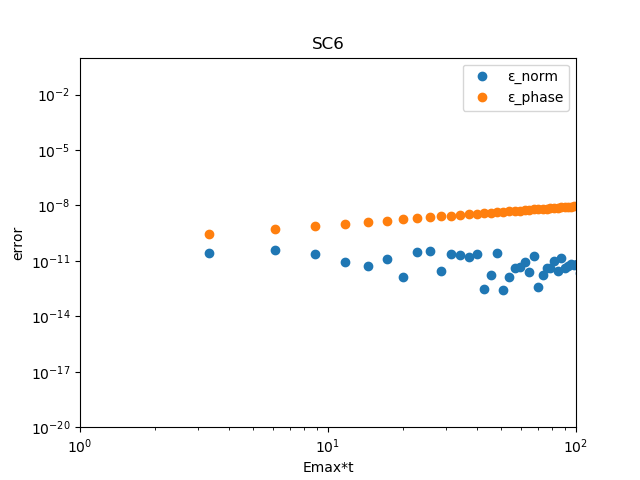

Reproduce this figure in Python.
import numpy as np
import math
from scipy.special import jv # For Bessel function of the first kind
import matplotlib.pyplot as plt

# --- Parameters ---
PI = math.pi
NMAX = 100  # Maximum number of rooms/points

# --- Subroutine CH: Implements Chebyshev propagation ---
def ch_subroutine(ha_norm, hb_norm, egrid, emin, ph0, t, nmax_val):
    """
    Performs time evolution using the Chebyshev propagation method.

    Args:
        ha_norm (np.ndarray): Normalized diagonal Hamiltonian elements.
        hb_norm (np.ndarray): Normalized off-diagonal Hamiltonian elements.
        egrid (float): Energy grid span (EMAX - EMIN).
        emin (float): Minimum energy.
        ph0 (np.ndarray): Initial wave function (complex array).
        t (float): Total time for propagation.
        nmax_val (int): Maximum number of points (NMAX).

    Returns:
        np.ndarray: The propagated wave function (PH).
    """
    iu = 0.0 + 1.0j
    eps = 1e-16 # Convergence criterion for Bessel function series
    imax = 1000 # Maximum iterations for Chebyshev series (from Fortran PARAMETER)

    # Initialize P and Q for the Chebyshev series
    p_cheb = np.zeros(nmax_val, dtype=np.complex128)
    q_cheb = np.zeros(nmax_val, dtype=np.complex128)
    r_cheb = np.zeros(nmax_val, dtype=np.complex128) # Temporary array for calculations
    ph_cheb = np.zeros(nmax_val, dtype=np.complex128) # Resulting propagated wave function

    # P(N)=PH0(N)
    for n_idx in range(nmax_val):
        p_cheb[n_idx] = ph0[n_idx]

    # Q(1) = -IU*(HA(1)*P(1)+HB(1)*P(2))
    q_cheb[0] = -iu * (ha_norm[0] * p_cheb[0] + hb_norm[0] * p_cheb[1])
    # DO 30 N=2,NMAX-1
    # Q(N) = -IU*(HB(N-1)*P(N-1)+HA(N)*P(N)+HB(N)*P(N+1))
    # 30 CONTINUE
    for n_idx in range(1, nmax_val - 1):
        q_cheb[n_idx] = -iu * (hb_norm[n_idx-1] * p_cheb[n_idx-1] + ha_norm[n_idx] * p_cheb[n_idx] + hb_norm[n_idx] * p_cheb[n_idx+1])
    # Q(NMAX)= -IU*(HB(NMAX-1)*P(NMAX-1)+HA(NMAX)*P(NMAX))
    q_cheb[nmax_val-1] = -iu * (hb_norm[nmax_val-2] * p_cheb[nmax_val-2] + ha_norm[nmax_val-1] * p_cheb[nmax_val-1])

    # Initial terms of the Chebyshev expansion
    # AN=DJBES(0,EGRID*T/2)
    an_0 = jv(0, egrid * t / 2.0)
    # DO 40 N=1,NMAX
    # PH(N)=AN*P(N)
    # 40 CONTINUE
    for n_idx in range(nmax_val):
        ph_cheb[n_idx] = an_0 * p_cheb[n_idx]

    # AN=2*DJBES(1,EGRID*T/2)
    an_1 = 2 * jv(1, egrid * t / 2.0)
    # DO 45 N=1,NMAX
    # PH(N)=PH(N)+AN*Q(N)
    # 45 CONTINUE
    for n_idx in range(nmax_val):
        ph_cheb[n_idx] = ph_cheb[n_idx] + an_1 * q_cheb[n_idx]

    # Main Chebyshev series loop
    # DO 1000 I=2, IMAX, 3
    # The loop structure is a bit tricky due to Fortran's GOTO.
    # We will break the loop if convergence is met.
    for i in range(2, imax + 1, 3):
        # AN=2*DJBES(I,EGRID*T/2)
        an_i = 2 * jv(i, egrid * t / 2.0)
        # Check for convergence based on the current Bessel term
        if abs(an_i) < eps:
            break # Exit loop if Bessel function term is negligible

        # R(1) = -2*IU*(HA(1)*Q(1)+HB(1)*Q(2))+P(1)
        r_cheb[0] = -2 * iu * (ha_norm[0] * q_cheb[0] + hb_norm[0] * q_cheb[1]) + p_cheb[0]
        # PH(1)=PH(1) +AN*R(1)
        ph_cheb[0] = ph_cheb[0] + an_i * r_cheb[0]
        # DO 70 N=2,NMAX-1
        # R(N)=-2*IU*(HB(N-1)*Q(N-1)+HA(N)*Q(N)+HB(N)*Q(N+1))+P(N)
        # PH(N)=PH(N)+AN*R(N)
        # 70 CONTINUE
        for n_idx in range(1, nmax_val - 1):
            r_cheb[n_idx] = -2 * iu * (hb_norm[n_idx-1] * q_cheb[n_idx-1] + ha_norm[n_idx] * q_cheb[n_idx] + hb_norm[n_idx] * q_cheb[n_idx+1]) + p_cheb[n_idx]
            ph_cheb[n_idx] = ph_cheb[n_idx] + an_i * r_cheb[n_idx]
        # R(NMAX)=-2*IU*(HB(NMAX-1)*Q(NMAX-1)+HA(NMAX)*Q(NMAX))+P(NMAX)
        r_cheb[nmax_val-1] = -2 * iu * (hb_norm[nmax_val-2] * q_cheb[nmax_val-2] + ha_norm[nmax_val-1] * q_cheb[nmax_val-1]) + p_cheb[nmax_val-1]
        # PH(NMAX)=PH(NMAX)+AN*R(NMAX)
        ph_cheb[nmax_val-1] = ph_cheb[nmax_val-1] + an_i * r_cheb[nmax_val-1]

        # AN=2*DJBES(I+1,EGRID*T/2)
        an_i_plus_1 = 2 * jv(i + 1, egrid * t / 2.0)
        if abs(an_i_plus_1) < eps:
            break

        # P(1) = -2*IU*(HA(1)*R(1)+HB(1)*R(2))+Q(1)
        p_temp_0 = -2 * iu * (ha_norm[0] * r_cheb[0] + hb_norm[0] * r_cheb[1]) + q_cheb[0]
        # PH(1)=PH(1) +AN*P(1)
        ph_cheb[0] = ph_cheb[0] + an_i_plus_1 * p_temp_0
        # DO 71 N=2,NMAX-1
        # P(N)=-2*IU*(HB(N-1)*R(N-1)+HA(N)*R(N)+HB(N)*R(N+1))+Q(N)
        # PH(N)=PH(N)+AN*P(N)
        # 71 CONTINUE
        for n_idx in range(1, nmax_val - 1):
            p_temp_n = -2 * iu * (hb_norm[n_idx-1] * r_cheb[n_idx-1] + ha_norm[n_idx] * r_cheb[n_idx] + hb_norm[n_idx] * r_cheb[n_idx+1]) + q_cheb[n_idx]
            ph_cheb[n_idx] = ph_cheb[n_idx] + an_i_plus_1 * p_temp_n
            p_cheb[n_idx] = p_temp_n # Update p_cheb for next iteration
        # P(NMAX)=-2*IU*(HB(NMAX-1)*R(NMAX-1)+HA(NMAX)*R(NMAX))+Q(NMAX)
        p_temp_nmax = -2 * iu * (hb_norm[nmax_val-2] * r_cheb[nmax_val-2] + ha_norm[nmax_val-1] * r_cheb[nmax_val-1]) + q_cheb[nmax_val-1]
        ph_cheb[nmax_val-1] = ph_cheb[nmax_val-1] + an_i_plus_1 * p_temp_nmax
        p_cheb[nmax_val-1] = p_temp_nmax # Update p_cheb for next iteration
        p_cheb[0] = p_temp_0 # Update p_cheb[0]

        # AN=2*DJBES(I+2,EGRID*T/2)
        an_i_plus_2 = 2 * jv(i + 2, egrid * t / 2.0)
        if abs(an_i_plus_2) < eps:
            break

        # Q(1) = -2*IU*(HA(1)*P(1)+HB(1)*P(2))+R(1)
        q_temp_0 = -2 * iu * (ha_norm[0] * p_cheb[0] + hb_norm[0] * p_cheb[1]) + r_cheb[0]
        # PH(1)=PH(1) +AN*Q(1)
        ph_cheb[0] = ph_cheb[0] + an_i_plus_2 * q_temp_0
        # DO 72 N=2,NMAX-1
        # Q(N)=-2*IU*(HB(N-1)*P(N-1)+HA(N)*P(N)+HB(N)*P(N+1))+R(N)
        # PH(N)=PH(N)+AN*Q(N)
        # 72 CONTINUE
        for n_idx in range(1, nmax_val - 1):
            q_temp_n = -2 * iu * (hb_norm[n_idx-1] * p_cheb[n_idx-1] + ha_norm[n_idx] * p_cheb[n_idx] + hb_norm[n_idx] * p_cheb[n_idx+1]) + r_cheb[n_idx]
            ph_cheb[n_idx] = ph_cheb[n_idx] + an_i_plus_2 * q_temp_n
            q_cheb[n_idx] = q_temp_n # Update q_cheb for next iteration
        # Q(NMAX)=-2*IU*(HB(NMAX-1)*P(NMAX-1)+HA(NMAX)*P(NMAX))+R(NMAX)
        q_temp_nmax = -2 * iu * (hb_norm[nmax_val-2] * p_cheb[nmax_val-2] + ha_norm[nmax_val-1] * p_cheb[nmax_val-1]) + r_cheb[nmax_val-1]
        ph_cheb[nmax_val-1] = ph_cheb[nmax_val-1] + an_i_plus_2 * q_temp_nmax
        q_cheb[nmax_val-1] = q_temp_nmax # Update q_cheb for next iteration
        q_cheb[0] = q_temp_0 # Update q_cheb[0]

    else: # This block executes if the loop completes without a 'break'
        print('CHEBYSHEV NOT CONVERGE')

    # Final transformation
    # DO 80 N=1,NMAX
    # PH(N)=PH(N)*EXP(-IU*(EGRID/2+EMIN)*T)
    # 80 CONTINUE
    for n_idx in range(nmax_val):
        ph_cheb[n_idx] = ph_cheb[n_idx] * np.exp(-iu * (egrid / 2.0 + emin) * t)

    return ph_cheb

# --- Main Program: NROOM ---
def nroom_program():
    """
    Main program to simulate N-room quantum mechanics with a potential well
    and a combination of Chebyshev and 7-step time evolution.
    """
    # Define complex imaginary unit
    iu = 0.0 + 1.0j

    # Get input from user
    print('ALPHA')
    try:
        alpha = float(input())
    except ValueError:
        print("Invalid input. Please enter a number for ALPHA.")
        return

    # --- Initial Data Calculations ---
    dx = 1.0
    dx2 = dx * dx
    # EMAX from Fortran: EMAX=1/DX2+1
    emax_initial = 1.0 / dx2 + 1.0
    dt = alpha / emax_initial
    
    # Fortran: MTIME=(2*PI/ALPHA) * 40
    # Fortran: MTIME=MIN(MTIME,100000)
    mtime = (2 * PI / alpha) * 40
    mtime = min(int(mtime), 100000) # Ensure MTIME is an integer

    # --- Calculation of Hamiltonian ---
    ha = np.zeros(NMAX, dtype=np.float64)
    # HB is NMAX-1 elements for off-diagonal terms
    hb = np.zeros(NMAX - 1, dtype=np.float64)
    v0_potential = np.zeros(NMAX, dtype=np.float64) # V0 from Fortran

    # DO 50 N=1,NMAX
    # IF(45.LE.N .AND. N.LE.55) THEN
    #   V0(N)=0.05*COS((I-50)/5.0 * PI/2)**2
    # ELSE
    #   V0(N)=0
    # ENDIF
    # HA(N) = V0(N)
    # 50 CONTINUE
    for n_idx in range(NMAX):
        # Fortran I is N here, so (n_idx+1)
        if 45 <= (n_idx + 1) <= 55:
            # (I-50) in Fortran is (n_idx+1-50) in Python
            v0_potential[n_idx] = 0.05 * (np.cos(((n_idx + 1) - 50) / 5.0 * PI / 2.0))**2
        else:
            v0_potential[n_idx] = 0.0
        ha[n_idx] = v0_potential[n_idx] # HA(N) = V0(N)

    # DO 51 N=1,NMAX-1
    # HB(N) = -0.5/DX2
    # 51 CONTINUE
    for n_idx in range(NMAX - 1):
        hb[n_idx] = -0.5 / dx2

    # --- Normalization of Hamiltonian ---
    # VMAX, VMIN calculation based on V0(N)
    # The Fortran code then hardcodes VMAX=1.0, overriding the calculation.
    # vmax_calc = np.max(v0_potential) if v0_potential.size > 0 else 0.0
    # vmin_calc = np.min(v0_potential) if v0_potential.size > 0 else 0.0

    # Fortran's explicit override
    vmax_actual = 1.0
    print(f'VMAX={vmax_actual:15.7E}')

    # EMAX, EMIN, EGRID for Chebyshev normalization
    # Fortran: EMAX=1/DX2 +VMAX
    # Fortran: EMIN=-1/DX2
    emax_cheb = 1.0 / dx2 + vmax_actual
    emin_cheb = -1.0 / dx2
    egrid = emax_cheb - emin_cheb

    han_norm = np.zeros(NMAX, dtype=np.float64)
    # HBN is NMAX-1 elements to match HB in CH subroutine
    hbn_norm = np.zeros(NMAX - 1, dtype=np.float64)

    # DO 20 N=1,NMAX
    # HAN(N)=(HA(N)-EGRID/2-EMIN)*2/EGRID
    # IF(N.LT.NMAX) HBN(N)=HB(N)*2/EGRID
    # 20 CONTINUE
    for n_idx in range(NMAX):
        han_norm[n_idx] = (ha[n_idx] - egrid / 2.0 - emin_cheb) * 2.0 / egrid
        # Only assign HBN up to NMAX-1, as HB is NMAX-1 elements
        if n_idx < NMAX - 1:
            hbn_norm[n_idx] = hb[n_idx] * 2.0 / egrid

    print(f'EGRID={egrid:15.7E}')
    #print('TIME,M') # M is not read in this program, it's just a print from Fortran

    # --- Setting Initial Wave Function (Gaussian Wave Packet) ---
    ph0 = np.zeros(NMAX, dtype=np.complex128)
    
    # Fortran:
    # X0=0.25*DX*NMAX
    # SG=0.1*DX*NMAX
    # PA=0.1*2*PI/DX
    x0 = 0.25 * dx * NMAX
    sg = 0.1 * dx * NMAX
    pa_momentum = 0.1 * 2 * PI / dx # Renamed to avoid conflict with normalization PA

    # DO 60 N=1,NMAX
    # X=N*DX
    # PH0(N)= EXP(-0.5*(X-X0)**2/SG**2) * EXP(IU*PA*(X-X0))
    # 60 CONTINUE
    for n_idx in range(NMAX):
        x = (n_idx + 1) * dx # Fortran N*DX
        ph0[n_idx] = np.exp(-0.5 * (x - x0)**2 / sg**2) * np.exp(iu * pa_momentum * (x - x0))

    # --- Normalization of Initial Wave Function ---
    pa_norm_factor = 0.0 # Renamed to avoid conflict with momentum PA
    # DO 101 N=1,NMAX
    # PA = PA + ABS(PH0(N))**2
    # 101 CONTINUE
    for n_idx in range(NMAX):
        pa_norm_factor += abs(ph0[n_idx])**2
    pa_norm_factor = np.sqrt(pa_norm_factor)

    # Initialize P, Q, R, S, T, U, V for the 7-step time evolution
    # These will represent psi(t), psi(t+dt), psi(t+2dt), ..., psi(t+6dt)
    p_psi = np.zeros(NMAX, dtype=np.complex128)
    q_psi = np.zeros(NMAX, dtype=np.complex128)
    r_psi = np.zeros(NMAX, dtype=np.complex128)
    s_psi = np.zeros(NMAX, dtype=np.complex128)
    t_psi = np.zeros(NMAX, dtype=np.complex128)
    u_psi = np.zeros(NMAX, dtype=np.complex128)
    v_psi = np.zeros(NMAX, dtype=np.complex128) 

    # DO 110 N=1,NMAX
    # PH0(N)=PH0(N)/PA
    # P(N)=PH0(N)
    # 110 CONTINUE
    for n_idx in range(NMAX):
        ph0[n_idx] = ph0[n_idx] / pa_norm_factor
        p_psi[n_idx] = ph0[n_idx] # P is psi(t=0)

    # Initial calls to CH for the first few time steps
    q_psi = ch_subroutine(han_norm, hbn_norm, egrid, emin_cheb, ph0, dt, NMAX)
    r_psi = ch_subroutine(han_norm, hbn_norm, egrid, emin_cheb, ph0, 2 * dt, NMAX)
    s_psi = ch_subroutine(han_norm, hbn_norm, egrid, emin_cheb, ph0, 3 * dt, NMAX)
    t_psi = ch_subroutine(han_norm, hbn_norm, egrid, emin_cheb, ph0, 4 * dt, NMAX)
    u_psi = ch_subroutine(han_norm, hbn_norm, egrid, emin_cheb, ph0, 5 * dt, NMAX)
    v_psi = ch_subroutine(han_norm, hbn_norm, egrid, emin_cheb, ph0, 6 * dt, NMAX)


    # --- Time Evolution Loop (7-step method) ---
    # Open the output file
    try:
        with open('sc6.dat', 'w') as f_out:
            plot_x = range(5, mtime + 1, 7)
            plot_y = [[] for _ in range(6) ]
            # DO 1000 ITIME=5,MTIME,7
            for itime in range(5, mtime + 1, 7): # Loop starts at 5, increments by 7
                tt = dt * itime

                # --- Output Wave Function (every 28th step, starting from 5) ---
                # IF(MOD(ITIME,28).EQ. 5) THEN
                if (itime % 28) == 5:
                    # CALL CH(HAN,HBN,EGRID,EMIN,PH0,TT,PH)
                    # PH is the exact solution at time TT, calculated by Chebyshev
                    ph_exact = ch_subroutine(han_norm, hbn_norm, egrid, emin_cheb, ph0, tt, NMAX)

                    anorm = 0.0
                    ovr = 0.0 + 0.0j
                    # DO 150 N=1,NMAX
                    # ANORM=ANORM+ABS(U(N))**2
                    # OVR=OVR+DCONJG(U(N))*PH(N)
                    # 150   CONTINUE
                    for n_idx in range(NMAX):
                        anorm += abs(u_psi[n_idx])**2 # U is the current state for output
                        ovr += np.conjugate(u_psi[n_idx]) * ph_exact[n_idx]

                    # Fortran console output is commented out.
                    # c WRITE(*,100) ITIME,EMAX*TT,ANORM-1,
                    # c&1.- ABS(OVR),DATAN2(DIMAG(OVR),DBLE(OVR))
                    # WRITE(20,100) ITIME,EMAX*TT,ABS(ANORM-1),
                    # &ABS(1- ABS(OVR)),ABS(DATAN2(DIMAG(OVR),DBLE(OVR)))
                    file_output = (
                        f"{itime:7d} {emax_initial*tt:15.7E} {abs(anorm-1):15.7E} "
                        f"{abs(1.0 - abs(ovr)):15.7E} {abs(np.arctan2(ovr.imag, ovr.real)):15.7E}"
                    )
                    f_out.write(file_output + "\n")

                    plot_y[0].append(itime)
                    plot_y[1].append(emax_initial*tt)
                    plot_y[2].append(abs(anorm-1))
                    plot_y[3].append(abs(1.0 - abs(ovr)))
                    plot_y[4].append(abs(abs(np.arctan2(ovr.imag, ovr.real))))
                    #plot_y[5].append(abs(em*dt)**3 / 6.0 * itime)

                # --- Time Evolution (7-step method) ---
                # These are in-place updates. The variables P, Q, R, S, T, U, V
                # are updated sequentially, with each step using the most recently
                # updated values of the variables.

                # Temporary array for W calculation
                w_temp_calc = np.zeros(NMAX, dtype=np.complex128)

                # Step 1: Calculate new V(N)
                # W(N) = (11*Q(N)-14*R(N)+26*S(N)-14*T(N)+11*U(N))/20.0
                # Uses current Q, R, S, T, U
                w_temp_calc[:] = (11 * q_psi - 14 * r_psi + 26 * s_psi - 14 * t_psi + 11 * u_psi) / 20.0
                
                # V(1)= -6*IU*DT*(HA(1)*W(1)+HB(1)*W(2)) + P(1)
                v_psi[0] = -6 * iu * dt * (ha[0] * w_temp_calc[0] + hb[0] * w_temp_calc[1]) + p_psi[0]
                # DO 70 N=2,NMAX-1
                # V(N)= -6*IU*DT*(HB(N-1)*W(N-1)+HA(N)*W(N)+HB(N)*W(N+1)) + P(N)
                for n_idx in range(1, NMAX - 1):
                    v_psi[n_idx] = -6 * iu * dt * (hb[n_idx-1] * w_temp_calc[n_idx-1] + ha[n_idx] * w_temp_calc[n_idx] + hb[n_idx] * w_temp_calc[n_idx+1]) + p_psi[n_idx]
                # V(NMAX)=-6*IU*DT*(HB(NMAX-1)*W(NMAX-1)+HA(NMAX)*W(NMAX)) + P(NMAX)
                v_psi[NMAX-1] = -6 * iu * dt * (hb[NMAX-2] * w_temp_calc[NMAX-2] + ha[NMAX-1] * w_temp_calc[NMAX-1]) + p_psi[NMAX-1]

                # Step 2: Calculate new P(N)
                # W(N) = (11*R(N)-14*S(N)+26*T(N)-14*U(N)+11*V(N))/20.0
                # Uses current R, S, T, U, and the NEW V
                w_temp_calc[:] = (11 * r_psi - 14 * s_psi + 26 * t_psi - 14 * u_psi + 11 * v_psi) / 20.0
                
                # P(1)= -6*IU*DT*(HA(1)*W(1)+HB(1)*W(2)) + Q(1)
                p_psi[0] = -6 * iu * dt * (ha[0] * w_temp_calc[0] + hb[0] * w_temp_calc[1]) + q_psi[0]
                # DO 71 N=2,NMAX-1
                # P(N)= -6*IU*DT*(HB(N-1)*W(N-1)+HA(N)*W(N)+HB(N)*W(N+1)) + Q(N)
                for n_idx in range(1, NMAX - 1):
                    p_psi[n_idx] = -6 * iu * dt * (hb[n_idx-1] * w_temp_calc[n_idx-1] + ha[n_idx] * w_temp_calc[n_idx] + hb[n_idx] * w_temp_calc[n_idx+1]) + q_psi[n_idx]
                # P(NMAX)=-6*IU*DT*(HB(NMAX-1)*W(NMAX-1)+HA(NMAX)*W(NMAX)) + Q(NMAX)
                p_psi[NMAX-1] = -6 * iu * dt * (hb[NMAX-2] * w_temp_calc[NMAX-2] + ha[NMAX-1] * w_temp_calc[NMAX-1]) + q_psi[NMAX-1]

                # Step 3: Calculate new Q(N)
                # W(N) = (11*S(N)-14*T(N)+26*U(N)-14*V(N)+11*P(N))/20.0
                # Uses current S, T, U, and the NEW V, P
                w_temp_calc[:] = (11 * s_psi - 14 * t_psi + 26 * u_psi - 14 * v_psi + 11 * p_psi) / 20.0
                
                # Q(1)= -6*IU*DT*(HA(1)*W(1)+HB(1)*W(2)) + R(1)
                q_psi[0] = -6 * iu * dt * (ha[0] * w_temp_calc[0] + hb[0] * w_temp_calc[1]) + r_psi[0]
                # DO 72 N=2,NMAX-1
                # Q(N)= -6*IU*DT*(HB(N-1)*W(N-1)+HA(N)*W(N)+HB(N)*W(N+1)) + R(N)
                for n_idx in range(1, NMAX - 1):
                    q_psi[n_idx] = -6 * iu * dt * (hb[n_idx-1] * w_temp_calc[n_idx-1] + ha[n_idx] * w_temp_calc[n_idx] + hb[n_idx] * w_temp_calc[n_idx+1]) + r_psi[n_idx]
                # Q(NMAX)=-6*IU*DT*(HB(NMAX-1)*W(NMAX-1)+HA(NMAX)*W(NMAX)) + R(NMAX)
                q_psi[NMAX-1] = -6 * iu * dt * (hb[NMAX-2] * w_temp_calc[NMAX-2] + ha[NMAX-1] * w_temp_calc[NMAX-1]) + r_psi[NMAX-1]

                # Step 4: Calculate new R(N)
                # W(N) = (11*T(N)-14*U(N)+26*V(N)-14*P(N)+11*Q(N))/20.0
                # Uses current T, U, and the NEW V, P, Q
                w_temp_calc[:] = (11 * t_psi - 14 * u_psi + 26 * v_psi - 14 * p_psi + 11 * q_psi) / 20.0
                
                # R(1)= -6*IU*DT*(HA(1)*W(1)+HB(1)*W(2)) + S(1)
                r_psi[0] = -6 * iu * dt * (ha[0] * w_temp_calc[0] + hb[0] * w_temp_calc[1]) + s_psi[0]
                # DO 73 N=2,NMAX-1
                # R(N)= -6*IU*DT*(HB(N-1)*W(N-1)+HA(N)*W(N)+HB(N)*W(N+1)) + S(N)
                for n_idx in range(1, NMAX - 1):
                    r_psi[n_idx] = -6 * iu * dt * (hb[n_idx-1] * w_temp_calc[n_idx-1] + ha[n_idx] * w_temp_calc[n_idx] + hb[n_idx] * w_temp_calc[n_idx+1]) + s_psi[n_idx]
                # R(NMAX)=-6*IU*DT*(HB(NMAX-1)*W(NMAX-1)+HA(NMAX)*W(NMAX)) + S(NMAX)
                r_psi[NMAX-1] = -6 * iu * dt * (hb[NMAX-2] * w_temp_calc[NMAX-2] + ha[NMAX-1] * w_temp_calc[NMAX-1]) + s_psi[NMAX-1]

                # Step 5: Calculate new S(N)
                # W(N) = (11*U(N)-14*V(N)+26*P(N)-14*Q(N)+11*R(N))/20.0
                # Uses current U, and the NEW V, P, Q, R
                w_temp_calc[:] = (11 * u_psi - 14 * v_psi + 26 * p_psi - 14 * q_psi + 11 * r_psi) / 20.0
                
                # S(1)= -6*IU*DT*(HA(1)*W(1)+HB(1)*W(2)) + T(1)
                s_psi[0] = -6 * iu * dt * (ha[0] * w_temp_calc[0] + hb[0] * w_temp_calc[1]) + t_psi[0]
                # DO 74 N=2,NMAX-1
                # S(N)= -6*IU*DT*(HB(N-1)*W(N-1)+HA(N)*W(N)+HB(N)*W(N+1)) + T(N)
                for n_idx in range(1, NMAX - 1):
                    s_psi[n_idx] = -6 * iu * dt * (hb[n_idx-1] * w_temp_calc[n_idx-1] + ha[n_idx] * w_temp_calc[n_idx] + hb[n_idx] * w_temp_calc[n_idx+1]) + t_psi[n_idx]
                # S(NMAX)=-6*IU*DT*(HB(NMAX-1)*W(NMAX-1)+HA(NMAX)*W(NMAX)) + T(NMAX)
                s_psi[NMAX-1] = -6 * iu * dt * (hb[NMAX-2] * w_temp_calc[NMAX-2] + ha[NMAX-1] * w_temp_calc[NMAX-1]) + t_psi[NMAX-1]

                # Step 6: Calculate new T(N)
                # W(N) = (11*V(N)-14*P(N)+26*Q(N)-14*R(N)+11*S(N))/20.0
                # Uses the NEW V, P, Q, R, S
                w_temp_calc[:] = (11 * v_psi - 14 * p_psi + 26 * q_psi - 14 * r_psi + 11 * s_psi) / 20.0
                
                # T(1)= -6*IU*DT*(HA(1)*W(1)+HB(1)*W(2)) + U(1)
                t_psi[0] = -6 * iu * dt * (ha[0] * w_temp_calc[0] + hb[0] * w_temp_calc[1]) + u_psi[0]
                # DO 75 N=2,NMAX-1
                # T(N)= -6*IU*DT*(HB(N-1)*W(N-1)+HA(N)*W(N)+HB(N)*W(N+1)) + U(N)
                for n_idx in range(1, NMAX - 1):
                    t_psi[n_idx] = -6 * iu * dt * (hb[n_idx-1] * w_temp_calc[n_idx-1] + ha[n_idx] * w_temp_calc[n_idx] + hb[n_idx] * w_temp_calc[n_idx+1]) + u_psi[n_idx]
                # T(NMAX)=-6*IU*DT*(HB(NMAX-1)*W(NMAX-1)+HA(NMAX)*W(NMAX)) + U(NMAX)
                t_psi[NMAX-1] = -6 * iu * dt * (hb[NMAX-2] * w_temp_calc[NMAX-2] + ha[NMAX-1] * w_temp_calc[NMAX-1]) + u_psi[NMAX-1]

                # Step 7: Calculate new U(N)
                # W(N) = (11*P(N)-14*Q(N)+26*R(N)-14*S(N)+11*T(N))/20.0
                # Uses the NEW P, Q, R, S, T
                w_temp_calc[:] = (11 * p_psi - 14 * q_psi + 26 * r_psi - 14 * s_psi + 11 * t_psi) / 20.0
                
                # U(1)= -6*IU*DT*(HA(1)*W(1)+HB(1)*W(2)) + V(1)
                u_psi[0] = -6 * iu * dt * (ha[0] * w_temp_calc[0] + hb[0] * w_temp_calc[1]) + v_psi[0]
                # DO 76 N=2,NMAX-1
                # U(N)= -6*IU*DT*(HB(N-1)*W(N-1)+HA(N)*W(N)+HB(N)*W(N+1)) + V(N)
                for n_idx in range(1, NMAX - 1):
                    u_psi[n_idx] = -6 * iu * dt * (hb[n_idx-1] * w_temp_calc[n_idx-1] + ha[n_idx] * w_temp_calc[n_idx] + hb[n_idx] * w_temp_calc[n_idx+1]) + v_psi[n_idx]
                # U(NMAX)=-6*IU*DT*(HB(NMAX-1)*W(NMAX-1)+HA(NMAX)*W(NMAX)) + V(NMAX)
                u_psi[NMAX-1] = -6 * iu * dt * (hb[NMAX-2] * w_temp_calc[NMAX-2] + ha[NMAX-1] * w_temp_calc[NMAX-1]) + v_psi[NMAX-1]

            #
            # plot
            #
            plt.gca().clear()
            plt.title('SC6')
            plt.xlabel(r'Emax*t')
            plt.ylabel(r'error')
            plt.xscale('log')
            plt.yscale('log')
            plt.xlim([1,100])
            plt.ylim([1e-20,1])
            plt.plot(plot_y[1],plot_y[2], marker='o',    linestyle='None',  label='ε_norm')
            plt.plot(plot_y[1],plot_y[4], marker='o',    linestyle='None',  label='ε_phase')
            #plt.plot(plot_y[1],plot_y[5], marker='None', linestyle='dashed',label='ε_theory')
            plt.legend()
            plt.show()
            plt.savefig("sc6.png")
                
    except Exception as e:
        print(f"An error occurred during file operations: {e}")

    print("Program finished. Results written to sc6.dat")

# Call the main program function
if __name__ == '__main__':
    nroom_program()
